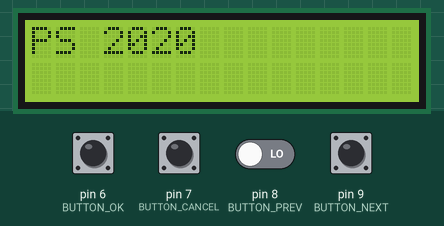
Recording of a sketch running on a simulated Arduino Uno, built with avr-gcc and run on an emulated ATmega328P. Shown: 16×2 character LCD. The inputs (shaded band) are chosen by the test bench; at power-on: pin 6 (BUTTON_OK), pin 7 (BUTTON_CANCEL), pin 8 (BUTTON_PREV), pin 9 (BUTTON_NEXT) LOW. What the sketch prints to the serial monitor is not drawn.

Above: at 1.2 s.
1.3 s: pin 9 (BUTTON_NEXT) pulled HIGH for 1.2 s
At 3.2 s:
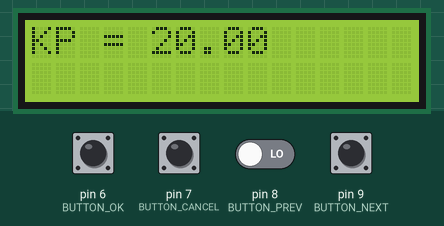
4.0 s: pin 6 (BUTTON_OK) pulled HIGH for 1.2 s
At 4.8 s:
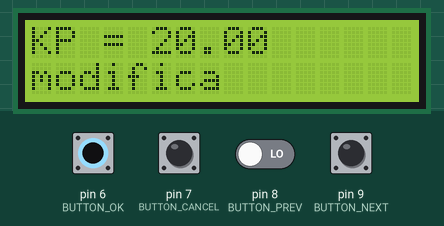
6.7 s: pin 8 (BUTTON_PREV) driven HIGH and pin 9 (BUTTON_NEXT) driven HIGH
At 8.7 s:
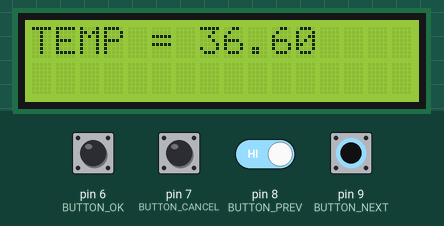
10.8 s: pin 6 (BUTTON_OK) pulled HIGH for 1.2 s
At 12.9 s:
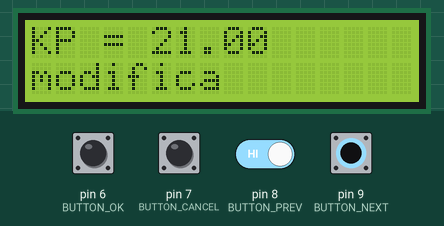
14.6 s: pin 7 (BUTTON_CANCEL) pulled HIGH for 1.2 s
At 16.9 s:
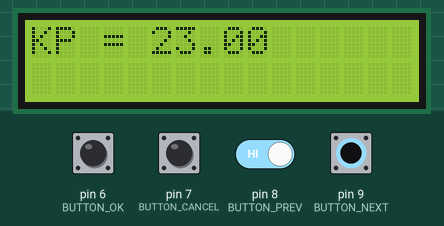
18.6 s: pin 9 (BUTTON_NEXT) driven LOW
Timing chart, 0 to 21.1 s (numbered marks = the images above; inputs shaded):
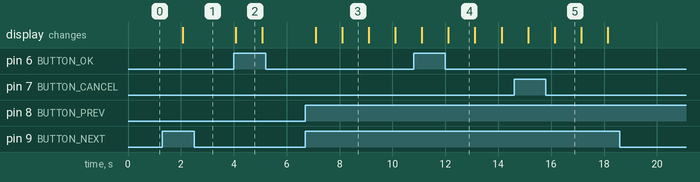

Measured:
- after the input at 1.3 s, the display: changes after 0.77 s (image 1)
- after the input at 4.0 s, the display: changes after 0.08 s (image 2)
- after the input at 6.7 s, the display: first changes after 0.39 s (image 3 shows a later state)
- after the input at 10.8 s, the display: first changes after 0.31 s (image 4 shows a later state)
- after the input at 14.6 s, the display: first changes after 0.53 s (image 5 shows a later state)
- after the input at 18.6 s, every drawn part: stays the same
- what the display in image 2 shows lasts 1.0 s, from 4.1 s to 5.1 s

The sketch:

meniu.ino
```cpp
#include <LiquidCrystal.h>

#define BUTTON_OK 6
#define BUTTON_CANCEL 7
#define BUTTON_PREV 8
#define BUTTON_NEXT 9

enum Buttons {
  EV_OK,
  EV_CANCEL,
  EV_NEXT,
  EV_PREV,
  EV_NONE,
  EV_MAX_NUM
};

enum Menus {
  MENU_MAIN = 0,
  MENU_KP,
  MENU_TEMP,
  MENU_MAX_NUM
};

LiquidCrystal lcd(12, 11, 5, 4, 3, 2);
double temp = 36.6;
double kp = 20;
float temp_q = 0;
Menus scroll_menu = MENU_MAIN;
Menus current_menu =  MENU_MAIN;
void state_machine(enum Menus menu, enum Buttons button);
Buttons GetButtons(int);
void print_menu(enum Menus menu);

typedef void (state_machine_handler_t)(void);

void print_menu(enum Menus menu)
{
  lcd.clear();
  switch(menu)
  {
    case MENU_KP:
      lcd.print("KP = ");
      lcd.print(kp);
      break;
    case MENU_TEMP:
      lcd.print("TEMP = ");
      lcd.print(temp);
      break;
    case MENU_MAIN:
    default:
      lcd.print("PS 2020");
      break;
  }
  if(current_menu != MENU_MAIN)
  {
    lcd.setCursor(0,1);
    lcd.print("modifica");
  }
}

void enter_menu(void)
{
  current_menu = scroll_menu;
}

void go_home(void)
{
  scroll_menu = MENU_MAIN;
  current_menu = scroll_menu;
}

void go_next(void)
{
  scroll_menu = (Menus) ((int)scroll_menu + 1);
  scroll_menu = (Menus) ((int)scroll_menu % MENU_MAX_NUM);
}

void go_prev(void)
{
  scroll_menu = (Menus) ((int)scroll_menu - 1);
  scroll_menu = (Menus) ((int)scroll_menu % MENU_MAX_NUM);
}
void save_kp(void)
{
}

void inc_kp(void)
{
  kp++;
}

void dec_kp(void)
{
  kp--;
}

void save_temp(void)
{
}

void inc_temp(void)
{
  temp++;
}

void dec_temp(void)
{
  temp--;
}


state_machine_handler_t* sm[MENU_MAX_NUM][EV_MAX_NUM] =
{ //events: OK , CANCEL , NEXT, PREV
  {enter_menu, go_home, go_next, go_prev},  // MENU_MAIN
  {go_home, go_home, inc_kp, dec_kp},       // MENU_KP
  {go_home, go_home, inc_temp, dec_temp},   // MENU_TEMP
};

void state_machine(enum Menus menu, enum Buttons button)
{
  sm[menu][button]();
}


Buttons GetButtons()
{
  enum Buttons ret_val = EV_NONE;
  if (digitalRead(BUTTON_OK))
  {
    ret_val = EV_OK;
  }
  else if (digitalRead(BUTTON_CANCEL))
  {
    ret_val = EV_CANCEL;
  }
  else if (digitalRead(BUTTON_NEXT))
  {
    ret_val = EV_NEXT;
  }
  else if (digitalRead(BUTTON_PREV))
  {
    ret_val = EV_PREV;
  }
  Serial.print(ret_val);
  return ret_val;
}

void setup()
{
  Serial.begin(9600);
  lcd.begin(16,2);
  pinMode(6, INPUT);
  digitalWrite(6, LOW); // pull-down
    pinMode(7, INPUT);
  digitalWrite(7, LOW); // pull-down
    pinMode(8, INPUT);
  digitalWrite(8, LOW); // pull-down
    pinMode(9, INPUT);
  digitalWrite(9, LOW); // pull-down
}

void loop()
{

  volatile Buttons event = GetButtons();

  if (event != EV_NONE)
  {
    state_machine(current_menu, event);
  }
    print_menu(scroll_menu);
    delay(1000);
}
```
